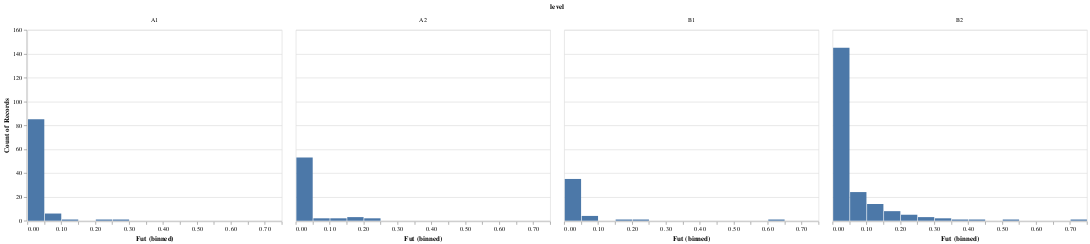

Notebook code cell kept with this figure:
### Markdown cell above
### Future Tense

### Code cell
alt.Chart(level_verb_tense_df).mark_bar().encode(x = alt.X('Fut', bin = alt.Bin(maxbins = 30)), y = 'count()').facet('level')

### Figure 1 — Vega-Lite specification as saved in the notebook (floating-point values rounded to 4 significant figures; data arrays with more than 128 entries replaced by an {"elided": "..."} marker saying what was removed)
{"$schema": "https://vega.github.io/schema/vega-lite/v4.8.1.json", "config": {"view": {"continuousHeight": 300, "continuousWidth": 400}}, "data": {"name": "data-2474722e8d0f355a545a348be5320e3c"}, "datasets": {"data-2474722e8d0f355a545a348be5320e3c": {"elided": "403 records"}}, "facet": {"field": "level", "type": "nominal"}, "spec": {"encoding": {"x": {"bin": {"maxbins": 30}, "field": "Fut", "type": "quantitative"}, "y": {"aggregate": "count", "type": "quantitative"}}, "mark": "bar"}}
